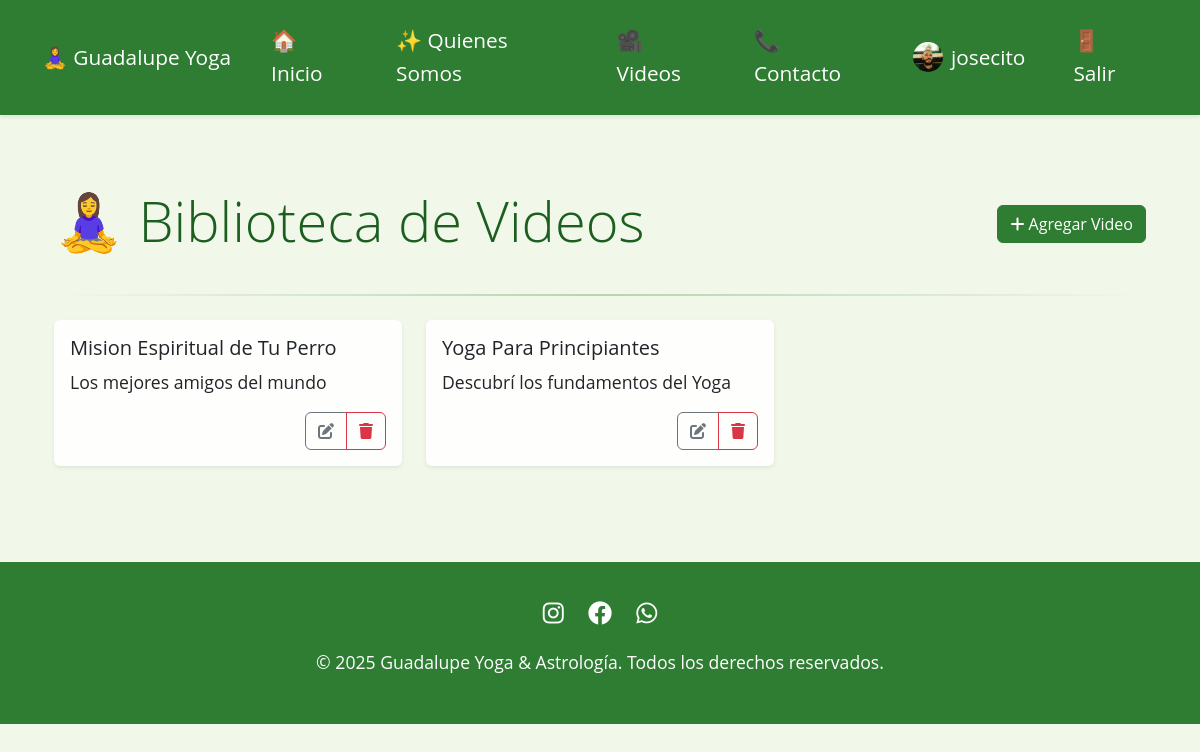
Page /videos/ (signed in) on the earlier database version.
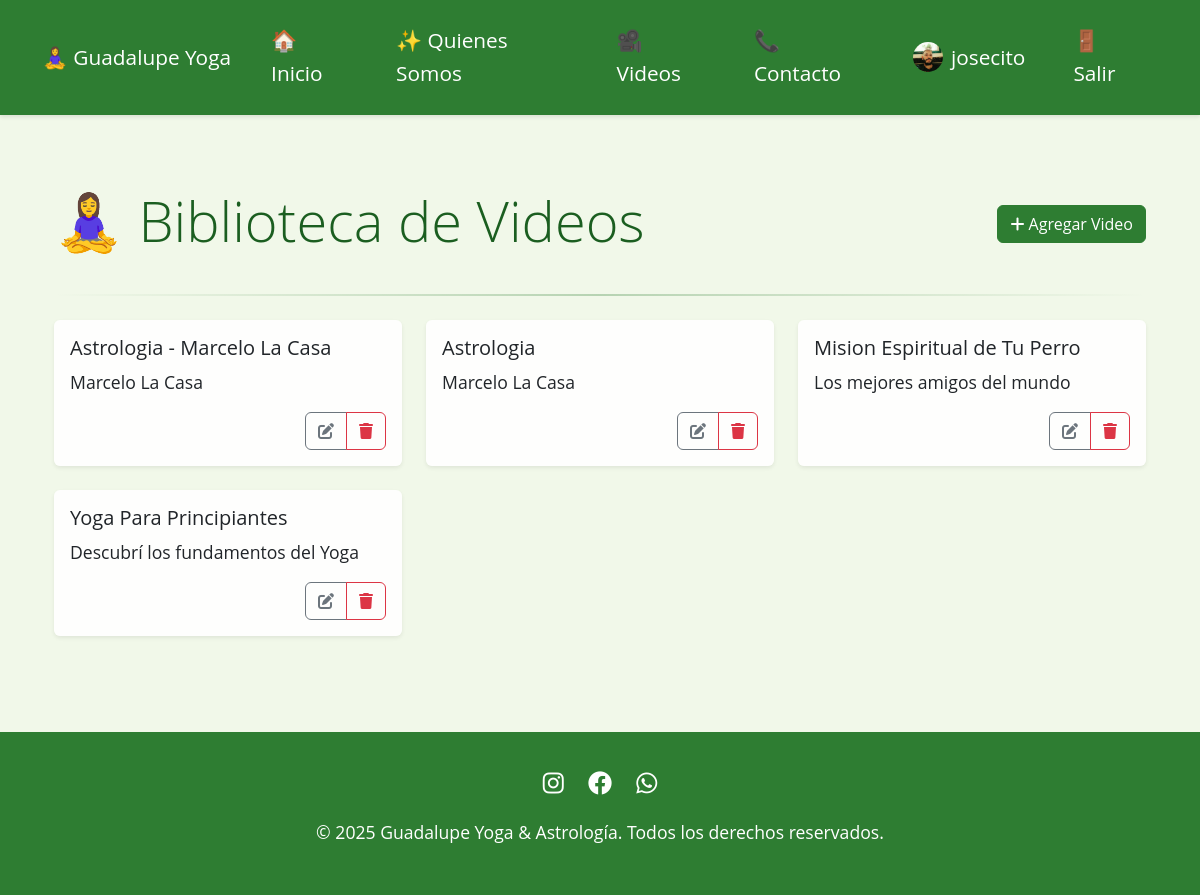
Same page on the later database version.
### core/models.py (models this page shows, shortened)
class Profile(models.Model):
    user = models.OneToOneField(User, on_delete=models.CASCADE)
    is_active = models.BooleanField(default=True)
    profile_picture = models.ImageField(upload_to='profile_pictures/', null=True, blank=True)
    created_at = models.DateTimeField(auto_now_add=True)

class Video(models.Model):
    title = models.CharField(max_length=200)
    url = EmbedVideoField()
    summary = models.TextField()
    thumbnail_url = models.URLField(blank=True)
    created_at = models.DateTimeField(auto_now_add=True)
    updated_at = models.DateTimeField(auto_now=True)
    class Meta:
        ordering = ['-created_at']

### core/views.py (the view)
# urls.py: path('videos/', views.video_list, name='video_list'),
@login_required
def video_list(request):
    videos = Video.objects.all()
    return render(request, 'core/video_list.html', {'videos': videos})

### templates/core/video_list.html (shortened to what this page needs)
{% extends 'base.html' %}
{% load static %}
{% load embed_video_tags %}
{% block content %}
<div class="container py-5">
    <div class="d-flex justify-content-between align-items-center mb-4">
        <h1 class="display-4">🧘‍♀️ Biblioteca de Videos</h1>
        {% if user.is_staff %}
        <button type="button" class="btn btn-primary" data-bs-toggle="modal" data-bs-target="#createVideoModal">
            <i class="fas fa-plus"></i> Agregar Video
        </button>
        {% endif %}
    </div>
    <div class="lotus-divider mb-4"></div>
    <div class="row row-cols-1 row-cols-md-3 g-4">
        {% for video in videos %}
        <div class="col">
            <div class="card h-100 shadow-sm">
                <div class="card-body">
                    <h5 class="card-title">{{ video.title }}</h5>
                    <p class="card-text">{{ video.summary }}</p>
                    {% if user.is_staff %}
                    <div class="d-flex justify-content-end">
                        <div class="btn-group">
                            <button type="button" class="btn btn-outline-secondary" data-bs-toggle="modal"
                                    data-bs-target="#editVideoModal{{ video.pk }}">
                                <i class="fas fa-edit"></i>
                            </button>
                            <button type="button" class="btn btn-outline-danger" data-bs-toggle="modal"
                                    data-bs-target="#deleteVideoModal{{ video.pk }}">
                                <i class="fas fa-trash"></i>
                            </button>
                        </div>
                    </div>
                    {% endif %}
                </div>
            </div>
        </div>
        {% endfor %}
    </div>
</div>
{% endblock %}

### templates/base.html (shortened to what this page needs)
<!DOCTYPE html>
{% load static %}
<html lang="es">
<head>
    <link href="https://cdn.jsdelivr.net/npm/bootstrap@5.3.2/dist/css/bootstrap.min.css" rel="stylesheet">
    <link rel="stylesheet" href="https://cdnjs.cloudflare.com/ajax/libs/font-awesome/6.0.0/css/all.min.css">
</head>
<body>
    <nav class="navbar navbar-expand-lg sticky-top">
        <div class="container">
            <a class="navbar-brand" href="{% url 'home' %}">🧘‍♀️ Guadalupe Yoga</a>
            <div class="collapse navbar-collapse" id="navbarNav">
                <ul class="navbar-nav me-auto">
                    <li class="nav-item">
                        <a class="nav-link" href="{% url 'home' %}">🏠 Inicio</a>
                    </li>
                    <li class="nav-item">
                        <a class="nav-link" href="{% url 'about' %}">✨ Quienes Somos</a>
                    </li>
                    <li class="nav-item">
                        <a class="nav-link" href="{% url 'video_list' %}">🎥 Videos</a>
                    </li>
                    <li class="nav-item">
                        <a class="nav-link" href="{% url 'contact' %}">📞 Contacto</a>
                    </li>
                </ul>
                <ul class="navbar-nav">
                    {% if user.is_authenticated %}
                        <li class="nav-item d-flex align-items-center">
                            <a class="nav-link d-flex align-items-center" href="{% url 'profile' %}">
                                {% if user.profile.profile_picture %}
                                    <img src="{{ user.profile.profile_picture.url }}" alt="Profile Picture" class="rounded-circle me-2" style="width: 30px; height: 30px; object-fit: cover;">
                                {% else %}
                                    <i class="fas fa-user me-2"></i>
                                {% endif %}
                                {{ user.username }}
                            </a>
                        </li>
                        <li class="nav-item">
                            <a class="nav-link" href="{% url 'account_logout' %}">🚪 Salir</a>
                        </li>
                    {% endif %}
                </ul>
            </div>
        </div>
    </nav>
    <div class="container mt-4">
        {% block content %}
        {% endblock %}
    </div>
    <footer class="footer">
        <div class="container text-center">
            <div class="social-links mb-3">
                <a href="https://instagram.com" target="_blank"><i class="fab fa-instagram"></i></a>
                <a href="https://facebook.com" target="_blank"><i class="fab fa-facebook"></i></a>
                <a href="https://wa.me/1234567890" target="_blank"><i class="fab fa-whatsapp"></i></a>
            </div>
            <p>&copy; {% now "Y" %} Guadalupe Yoga & Astrología. Todos los derechos reservados.</p>
        </div>
    </footer>
  </body>
</html>

### templates/base.html (style rules this page uses)
:root { --primary-color: #2E7D32; --secondary-color: #81C784; --accent-color: #C8E6C9; --text-color: #1B5E20; }
body { font-family: 'Open Sans', 'Arial', sans-serif; background-color: #F1F8E9; color: var(--text-color); font-size: 16px; line-height: 1.6; }
h1 { font-size: 2.5rem; }
p { font-size: 1.1rem; }
.navbar { background-color: var(--primary-color); box-shadow: 0 2px 4px rgba(0,0,0,0.1); padding: 1rem 0; }
.navbar-brand, .nav-link { color: white !important; font-size: 1.3rem; transition: all 0.3s ease; }
.nav-link { margin: 0 0.5rem; padding: 0.5rem 1rem !important; border-radius: 5px; }
.lotus-divider { height: 2px; background: linear-gradient(to right, transparent, var(--primary-color), transparent); margin: 3rem 0; opacity: 0.3; margin: 2rem 0; }
.card { background-color: rgba(255, 255, 255, 0.9); border: none; box-shadow: 0 4px 6px rgba(0,0,0,0.1); transition: transform 0.3s ease; }
.btn-primary { background-color: var(--primary-color); border-color: var(--primary-color); }
footer { background-color: var(--primary-color); color: white; padding: 2rem 0; margin-top: 3rem; }
.social-links a { color: white; margin: 0 10px; font-size: 1.5rem; transition: color 0.3s ease; }

Differences in the rows shown:
added Video: title "Astrologia - Marcelo La Casa", summary "Marcelo La Casa"
added Video: title "Astrologia", summary "Marcelo La Casa"
